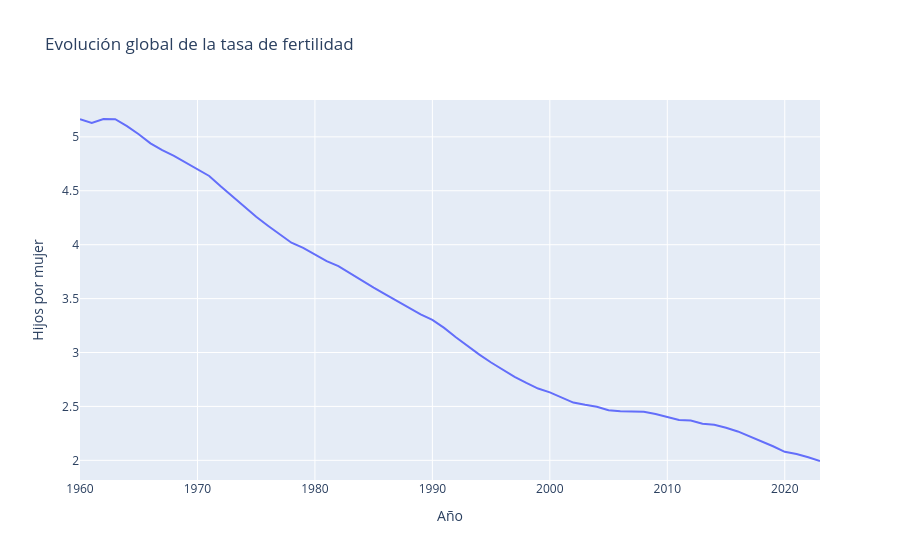

The code cell stored with this chart in its notebook:
### Code cell
# ¿Está cayendo la natalidad a nivel mundial? 

global_fert = df_combined.groupby("year")["fertility_rate"].mean().reset_index() 

fig = px.line( 
    global_fert, 
    x="year", 
    y="fertility_rate", 
    title="Evolución global de la tasa de fertilidad", 
    labels={ "year": "Año", "fertility_rate": "Hijos por mujer" 
        } 
    ) 

fig.write_html("grafico_2_fertilidad_global.html") 
fig.show()

### Figure 1 — Plotly figure (JSON) as saved in the notebook; plotly's stock layout.template omitted (floating-point values rounded to 4 significant figures)
{"data": [{"hovertemplate": "Año=%{x}<br>Hijos por mujer=%{y}<extra></extra>", "legendgroup": "", "line": {"color": "#636efa", "dash": "solid"}, "marker": {"symbol": "circle"}, "mode": "lines", "name": "", "orientation": "v", "showlegend": false, "type": "scatter", "x": [1960, 1961, 1962, 1963, 1964, 1965, 1966, 1967, 1968, 1969, 1970, 1971, 1972, 1973, 1974, 1975, 1976, 1977, 1978, 1979, 1980, 1981, 1982, 1983, 1984, 1985, 1986, 1987, 1988, 1989, 1990, 1991, 1992, 1993, 1994, 1995, 1996, 1997, 1998, 1999, 2000, 2001, 2002, 2003, 2004, 2005, 2006, 2007, 2008, 2009, 2010, 2011, 2012, 2013, 2014, 2015, 2016, 2017, 2018, 2019, 2020, 2021, 2022, 2023], "xaxis": "x", "y": [5.164, 5.129, 5.166, 5.164, 5.1, 5.025, 4.94, 4.876, 4.824, 4.759, 4.696, 4.637, 4.539, 4.447, 4.356, 4.258, 4.176, 4.096, 4.018, 3.97, 3.912, 3.847, 3.802, 3.733, 3.669, 3.602, 3.539, 3.477, 3.413, 3.354, 3.302, 3.228, 3.142, 3.058, 2.98, 2.907, 2.837, 2.775, 2.718, 2.666, 2.63, 2.58, 2.536, 2.515, 2.497, 2.464, 2.454, 2.452, 2.451, 2.429, 2.404, 2.374, 2.369, 2.34, 2.33, 2.303, 2.268, 2.223, 2.175, 2.131, 2.079, 2.058, 2.028, 1.994], "yaxis": "y"}], "layout": {"legend": {"tracegroupgap": 0}, "title": {"text": "Evolución global de la tasa de fertilidad"}, "xaxis": {"anchor": "y", "domain": [0, 1], "title": {"text": "Año"}}, "yaxis": {"anchor": "x", "domain": [0, 1], "title": {"text": "Hijos por mujer"}}}}
